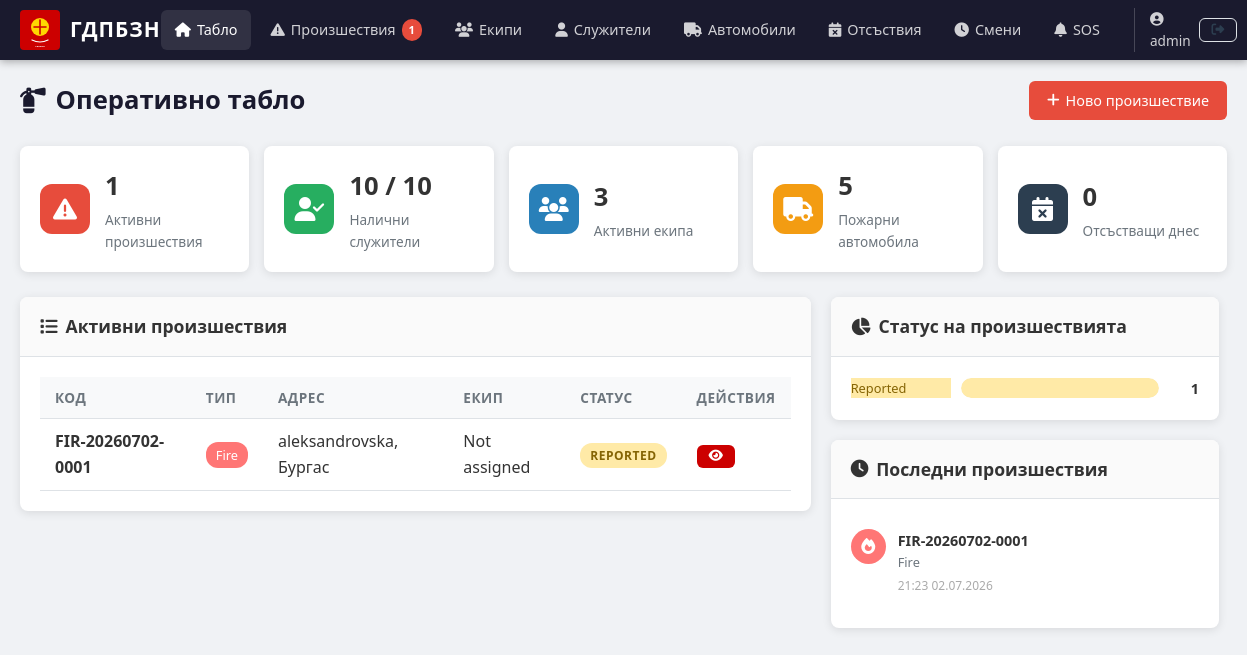
The app's page /dashboard (signed in) with its own data.
### models.py (models this page shows, shortened)
class User(UserMixin, db.Model):
    __tablename__ = 'users'
    id = db.Column(db.Integer, primary_key=True)
    username = db.Column(db.String(64), unique=True, nullable=False)
    email = db.Column(db.String(120), unique=True, nullable=False)
    password_hash = db.Column(db.String(256), nullable=False)
    role = db.Column(db.String(20), default='user')
    created_at = db.Column(db.DateTime, default=datetime.utcnow)
    employee = db.relationship('Employee', backref='user', uselist=False)

class Incident(db.Model):
    __tablename__ = 'incidents'
    id = db.Column(db.Integer, primary_key=True)
    code = db.Column(db.String(20), unique=True, nullable=False)
    incident_type = db.Column(db.String(50), nullable=False)
    status = db.Column(db.String(20), default='reported')
    priority = db.Column(db.String(10), default='normal')
    address = db.Column(db.String(255), nullable=False)
    city = db.Column(db.String(100), nullable=False)
    latitude = db.Column(db.Float, nullable=True)
    longitude = db.Column(db.Float, nullable=True)
    description = db.Column(db.Text, nullable=True)
    source = db.Column(db.String(50), default='112')
    team_id = db.Column(db.Integer, db.ForeignKey('teams.id'), nullable=True)
    reported_by = db.Column(db.Integer, db.ForeignKey('users.id'), nullable=True)
    started_at = db.Column(db.DateTime, default=datetime.utcnow)
    resolved_at = db.Column(db.DateTime, nullable=True)
    created_at = db.Column(db.DateTime, default=datetime.utcnow)
    tasks = db.relationship('Task', backref='incident', lazy=True)
    chat_messages = db.relationship('ChatMessage', backref='incident', lazy=True)
    resources = db.relationship('ResourceRequest', backref='incident', lazy=True)
    map_markers = db.relationship('MapMarker', backref='incident', lazy=True)

### app.py (the view)
@app.route('/')
@app.route('/dashboard')
@login_required
def dashboard():
    today_date = date.today()
    active_incidents_list = Incident.query.filter(
        Incident.status.in_(['reported', 'dispatched', 'on_scene', 'in_progress'])
    ).order_by(Incident.created_at.desc()).all()
    recent_incidents = Incident.query.order_by(Incident.created_at.desc()).limit(5).all()
    total_employees = Employee.query.filter_by(is_active=True).count()
    available_employees = 0
    for emp in Employee.query.filter_by(is_active=True).all():
        if emp.current_status == 'available':
            available_employees += 1
    active_teams = Team.query.filter_by(is_active=True).all()
    total_vehicles = Vehicle.query.filter_by(is_active=True).count()
    today_absences_count = Absence.query.filter(
        Absence.start_date <= today_date,
        Absence.end_date >= today_date,
        Absence.status == 'approved'
    ).count()
    status_counts = {}
    for s in ['reported', 'dispatched', 'on_scene', 'in_progress', 'contained', 'resolved']:
        status_counts[s] = Incident.query.filter_by(status=s).count()
    return render_template('dashboard.html',
        active_incidents_list=active_incidents_list,
        recent_incidents=recent_incidents,
        total_employees=total_employees,
        available_employees=available_employees,
        active_teams=active_teams,
        total_vehicles=total_vehicles,
        today_absences_count=today_absences_count,
        status_counts=status_counts)

### app.py (called while the page is built)
@login_manager.user_loader
def load_user(user_id):
    return User.query.get(int(user_id))

@app.context_processor
def inject_now():
    return {
        'now': datetime.utcnow(),
        'today': date.today(),
        'active_incidents': Incident.query.filter(
            Incident.status.in_(['reported', 'dispatched', 'on_scene', 'in_progress'])
        ).count()
    }

### models.py (called while the page is built)
    @property
    def current_status(self):
        active_absence = Absence.query.filter(
            Absence.employee_id == self.id,
            Absence.start_date <= date.today(),
            Absence.end_date >= date.today(),
            Absence.status == 'approved'
        ).first()
        if active_absence:
            return f"in_{active_absence.absence_type}"
        return "available"

### templates/dashboard.html (shortened to what this page needs)
{% extends "base.html" %}
{% block content %}
<div class="dashboard">
    <div class="page-header">
        <h1><i class="fas fa-fire-extinguisher"></i> Оперативно табло</h1>
        <div class="header-actions">
            <a href="{{ url_for('incident_create') }}" class="btn btn-danger">
                <i class="fas fa-plus"></i> Ново произшествие
            </a>
        </div>
    </div>
    <div class="stats-grid">
        <div class="stat-card">
            <div class="stat-icon bg-danger">
                <i class="fas fa-exclamation-triangle"></i>
            </div>
            <div class="stat-info">
                <h3>{{ active_incidents }}</h3>
                <p>Активни произшествия</p>
            </div>
        </div>
        <div class="stat-card">
            <div class="stat-icon bg-success">
                <i class="fas fa-user-check"></i>
            </div>
            <div class="stat-info">
                <h3>{{ available_employees }} / {{ total_employees }}</h3>
                <p>Налични служители</p>
            </div>
        </div>
        <div class="stat-card">
            <div class="stat-icon bg-info">
                <i class="fas fa-users"></i>
            </div>
            <div class="stat-info">
                <h3>{{ active_teams|length }}</h3>
                <p>Активни екипа</p>
            </div>
        </div>
        <div class="stat-card">
            <div class="stat-icon bg-warning">
                <i class="fas fa-truck"></i>
            </div>
            <div class="stat-info">
                <h3>{{ total_vehicles }}</h3>
                <p>Пожарни автомобила</p>
            </div>
        </div>
        <div class="stat-card">
            <div class="stat-icon bg-secondary">
                <i class="fas fa-calendar-times"></i>
            </div>
            <div class="stat-info">
                <h3>{{ today_absences_count }}</h3>
                <p>Отсъстващи днес</p>
            </div>
        </div>
    </div>
    <div class="row">
        <div class="col-8">
            <div class="card">
                <div class="card-header">
                    <h2><i class="fas fa-list"></i> Активни произшествия</h2>
                </div>
                <div class="card-body">
                    {% if active_incidents_list %}
                    <div class="table-responsive">
                        <table class="table">
                            <thead>
                                <tr>
                                    <th>Код</th>
                                    <th>Тип</th>
                                    <th>Адрес</th>
                                    <th>Екип</th>
                                    <th>Статус</th>
                                    <th>Действия</th>
                                </tr>
                            </thead>
                            <tbody>
                                {% for inc in active_incidents_list %}
                                <tr>
                                    <td><strong>{{ inc.code }}</strong></td>
                                    <td><span class="incident-type type-{{ inc.incident_type }}">{{ inc.incident_type|replace('_', ' ')|title }}</span></td>
                                    <td>{{ inc.address }}, {{ inc.city }}</td>
                                    <td>{{ inc.team.name if inc.team else 'Not assigned' }}</td>
                                    <td><span class="status-badge status-{{ inc.status }}">{{ inc.status|title }}</span></td>
                                    <td>
                                        <a href="{{ url_for('incident_detail', id=inc.id) }}" class="btn btn-sm btn-primary">
                                            <i class="fas fa-eye"></i>
                                        </a>
                                    </td>
                                </tr>
                                {% endfor %}
                            </tbody>
                        </table>
                    </div>
                    {% else %}
                    <p class="text-muted">Няма активни произшествия.</p>
                    {% endif %}
                </div>
            </div>
        </div>
        <div class="col-4">
            <div class="card">
                <div class="card-header">
                    <h2><i class="fas fa-chart-pie"></i> Статус на произшествията</h2>
                </div>
                <div class="card-body">
                    <div class="status-chart">
                        {% for status, count in status_counts.items() %}
                        {% if count > 0 %}
                        <div class="chart-item">
                            <span class="chart-label status-{{ status }}">{{ status|title }}</span>
                            <div class="chart-bar">
                                <div class="chart-fill status-{{ status }}" style="width: {{ (count / (active_incidents or 1)) * 100 }}%"></div>
                            </div>
                            <span class="chart-value">{{ count }}</span>
                        </div>
                        {% endif %}
                        {% endfor %}
                    </div>
                </div>
            </div>
            <div class="card">
                <div class="card-header">
                    <h2><i class="fas fa-clock"></i> Последни произшествия</h2>
                </div>
                <div class="card-body">
                    <ul class="activity-list">
                        {% for inc in recent_incidents %}
                        <li>
                            <span class="activity-icon type-{{ inc.incident_type }}">
                                <i class="fas fa-fire"></i>
                            </span>
                            <div class="activity-info">
                                <strong>{{ inc.code }}</strong>
                                <p>{{ inc.incident_type|replace('_', ' ')|title }}</p>
                                <small>{{ inc.created_at.strftime('%H:%M %d.%m.%Y') }}</small>
                            </div>
                        </li>
                        {% endfor %}
                    </ul>
                </div>
            </div>
        </div>
    </div>
</div>
{% endblock %}

### templates/base.html (shortened to what this page needs)
<!DOCTYPE html>
<html lang="bg">
<head>
    <link rel="stylesheet" href="{{ url_for('static', filename='css/style.css') }}">
    <link rel="stylesheet" href="https://unpkg.com/leaflet@1.9.4/dist/leaflet.css" />
    <link rel="stylesheet" href="https://cdnjs.cloudflare.com/ajax/libs/font-awesome/6.5.1/css/all.min.css">
</head>
<body>
    {% if current_user.is_authenticated %}
    <nav class="navbar">
        <div class="nav-brand">
            <a href="{{ url_for('dashboard') }}">
                <img src="{{ url_for('static', filename='img/logo.svg') }}" alt="ГДПБЗН" height="40">
                <span class="nav-title">ГДПБЗН</span>
            </a>
        </div>
        <div class="nav-menu">
            <a href="{{ url_for('dashboard') }}" class="nav-link {% if request.endpoint == 'dashboard' %}active{% endif %}">
                <i class="fas fa-home"></i> Табло
            </a>
            <a href="{{ url_for('incident_list') }}" class="nav-link {% if request.endpoint and 'incident' in request.endpoint and request.endpoint != 'incident_create' %}active{% endif %}">
                <i class="fas fa-exclamation-triangle"></i> Произшествия
                {% if active_incidents > 0 %}
                <span class="badge badge-danger">{{ active_incidents }}</span>
                {% endif %}
            </a>
            <a href="{{ url_for('team_list') }}" class="nav-link {% if request.endpoint and 'team' in request.endpoint %}active{% endif %}">
                <i class="fas fa-users"></i> Екипи
            </a>
            <a href="{{ url_for('employee_list') }}" class="nav-link {% if request.endpoint and 'employee' in request.endpoint %}active{% endif %}">
                <i class="fas fa-user"></i> Служители
            </a>
            <a href="{{ url_for('vehicle_list') }}" class="nav-link {% if request.endpoint and 'vehicle' in request.endpoint %}active{% endif %}">
                <i class="fas fa-truck"></i> Автомобили
            </a>
            <a href="{{ url_for('absence_list') }}" class="nav-link {% if request.endpoint and 'absence' in request.endpoint %}active{% endif %}">
                <i class="fas fa-calendar-times"></i> Отсъствия
            </a>
            <a href="{{ url_for('shift_list') }}" class="nav-link {% if request.endpoint and 'shift' in request.endpoint %}active{% endif %}">
                <i class="fas fa-clock"></i> Смени
            </a>
            <a href="{{ url_for('sos_list') }}" class="nav-link sos-link {% if request.endpoint and 'sos' in request.endpoint %}active{% endif %}">
                <i class="fas fa-bell"></i> SOS
            </a>
            <div class="nav-user">
                <span class="user-name"><i class="fas fa-user-circle"></i> {{ current_user.username }}</span>
                <a href="{{ url_for('logout') }}" class="btn btn-sm btn-outline"><i class="fas fa-sign-out-alt"></i></a>
            </div>
        </div>
    </nav>
    {% endif %}
    <main class="container">
        {% block content %}{% endblock %}
    </main>
</body>
</html>

### records on screen
User: username "admin"
Incident: code "FIR-20260702-0001", incident_type "Fire", address "aleksandrovska", city "Бургас", team "Not assigned", status "REPORTED", status "Reported", {{ (count / (active_incidents or 1)) * 100 }} 100.0 (drawn), count "1", created_at "21:23 02.07.2026"

### other values on screen
{{ active_incidents }} "1"
{{ available_employees }} "10"
{{ total_employees }} "10"
{{ active_teams|length }} "3"
{{ total_vehicles }} "5"
{{ today_absences_count }} "0"
